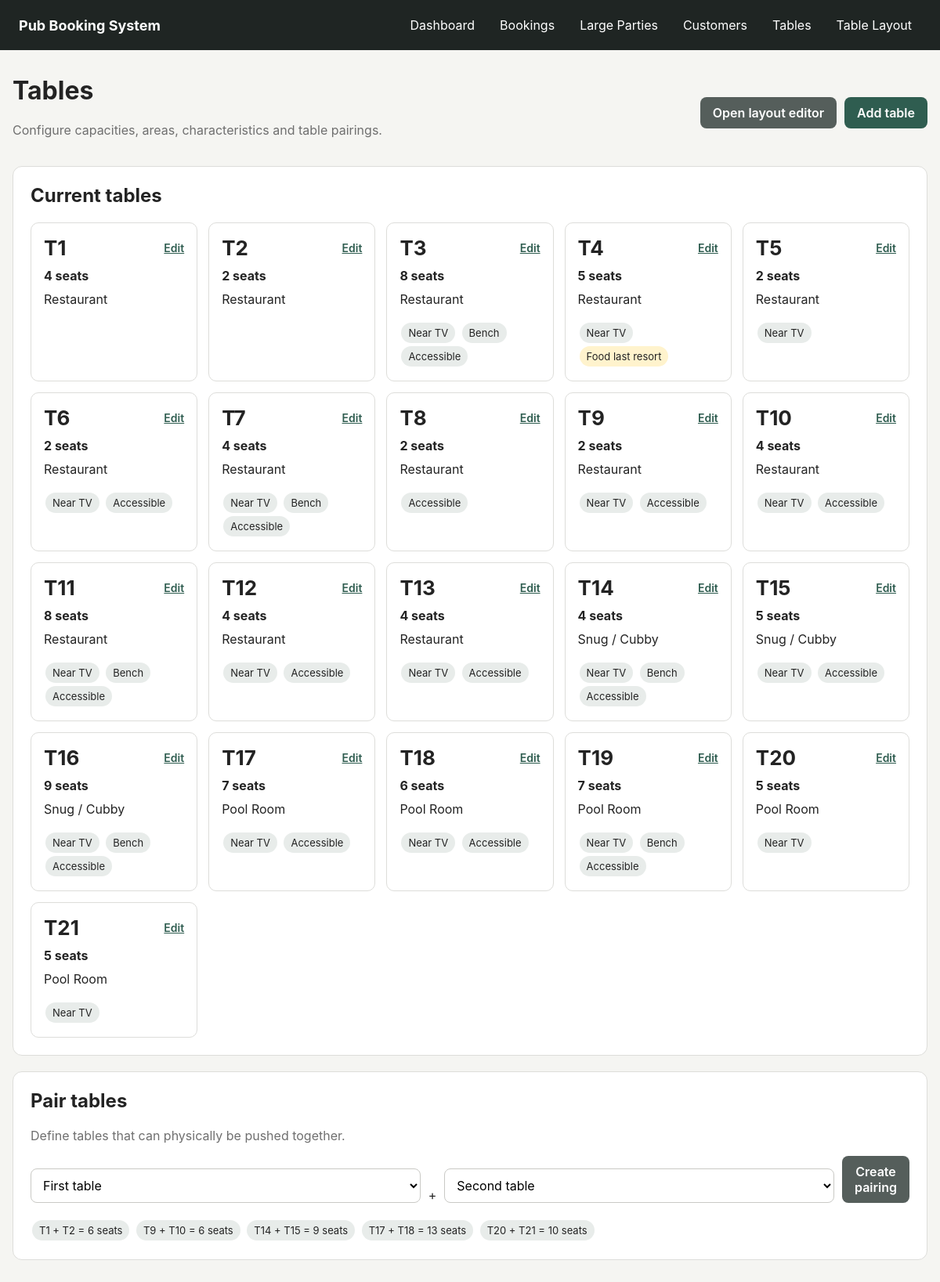
Page /tables on the committed database.
### app/models.py (models this page shows)
class PubTable(db.Model):
    id = db.Column(db.Integer, primary_key=True)
    number = db.Column(db.String(20), nullable=False, unique=True, index=True)
    capacity = db.Column(db.Integer, nullable=False)
    area_id = db.Column(db.Integer, db.ForeignKey("area.id"), nullable=False)
    near_tv = db.Column(db.Boolean, default=False)
    has_bench = db.Column(db.Boolean, default=False)
    accessible = db.Column(db.Boolean, default=False)
    unsuitable_for_food = db.Column(db.Boolean, default=False)
    active = db.Column(db.Boolean, default=True)
    x_position = db.Column(db.Float, default=40)
    y_position = db.Column(db.Float, default=40)
    layout_width = db.Column(db.Float, default=90)
    layout_height = db.Column(db.Float, default=60)
    layout_shape = db.Column(db.String(20), default="rectangle")
    layout_rotation = db.Column(db.Float, default=0)
    area = db.relationship("Area", back_populates="tables")
    booking_links = db.relationship(
        "BookingTable",
        back_populates="table",
        cascade="all, delete-orphan"
    )

class Area(db.Model):
    id = db.Column(db.Integer, primary_key=True)
    name = db.Column(db.String(80), nullable=False, unique=True)
    tables = db.relationship("PubTable", back_populates="area")

class TablePairing(db.Model):
    id = db.Column(db.Integer, primary_key=True)
    table_a_id = db.Column(db.Integer, db.ForeignKey("pub_table.id"), nullable=False)
    table_b_id = db.Column(db.Integer, db.ForeignKey("pub_table.id"), nullable=False)
    table_a = db.relationship("PubTable", foreign_keys=[table_a_id])
    table_b = db.relationship("PubTable", foreign_keys=[table_b_id])
    __table_args__ = (
        db.UniqueConstraint("table_a_id", "table_b_id", name="uq_table_pair"),
    )

### app/routes.py (the view)
@main.route("/tables")
def tables():
    return render_template(
        "tables.html",
        tables=db.session.scalars(
            db.select(PubTable).order_by(*table_order_clause())
        ).all(),
        pairings=db.session.scalars(db.select(TablePairing)).all(),
    )

### app/routes.py (called while the page is built)
def table_order_clause():
    return (cast(PubTable.number, Integer), PubTable.number)

### app/templates/tables.html (shortened to what this page needs)
{% extends "base.html" %}
{% block content %}
<div class="page-heading">
    <div>
        <h1>Tables</h1>
        <p>Configure capacities, areas, characteristics and table pairings.</p>
    </div>
    <div class="heading-actions">
        <a class="button secondary"
           href="{{ url_for('main.table_layout') }}">
            Open layout editor
        </a>
        <a class="button" href="{{ url_for('main.new_table') }}">Add table</a>
    </div>
</div>
<div class="card">
    <h2>Current tables</h2>
    {% if tables %}
        <div class="table-card-grid">
            {% for table in tables %}
                <div class="table-card {% if not table.active %}inactive-table{% endif %}">
                    <div class="table-card-header">
                        <div class="table-number">T{{ table.number }}</div>
                        <a class="small-link"
                           href="{{ url_for('main.edit_table', table_id=table.id) }}">
                            Edit
                        </a>
                    </div>
                    <strong>{{ table.capacity }} seats</strong>
                    <span>{{ table.area.name }}</span>
                    <div class="feature-list">
                        {% if table.near_tv %}<span class="badge">Near TV</span>{% endif %}
                        {% if table.has_bench %}<span class="badge">Bench</span>{% endif %}
                        {% if table.accessible %}<span class="badge">Accessible</span>{% endif %}
                        {% if table.unsuitable_for_food %}<span class="badge warning-badge">Food last resort</span>{% endif %}
                    </div>
                </div>
            {% endfor %}
        </div>
    {% else %}
        <p class="muted">Add your first physical table.</p>
    {% endif %}
</div>
{% if tables|length >= 2 %}
<div class="card">
    <h2>Pair tables</h2>
    <p class="muted">
        Define tables that can physically be pushed together.
    </p>
    <form method="post"
          action="{{ url_for('main.pair_tables') }}"
          class="inline-form">
        <select name="table_a_id" required>
            <option value="">First table</option>
        </select>
        <span>+</span>
        <select name="table_b_id" required>
            <option value="">Second table</option>
        </select>
        <button class="button secondary" type="submit">Create pairing</button>
    </form>
    {% if pairings %}
        <div class="pairing-list">
            {% for pairing in pairings %}
                <span class="badge">
                    T{{ pairing.table_a.number }} + T{{ pairing.table_b.number }}
                    = {{ pairing.table_a.capacity + pairing.table_b.capacity }} seats
                </span>
            {% endfor %}
        </div>
    {% endif %}
</div>
{% endif %}
{% endblock %}

### app/static/css/style.css (style rules this page uses)
:root { --background: #f5f5f2; --surface: #ffffff; --text: #232323; --muted: #6f6f6f; --border: #ddddda; --accent: #2f5d50; --accent-dark: #23463c; --danger: #a83232; --success-bg: #e8f5ea; --error-bg: #fdeaea; --warning-bg: #fff3cd; --warning-border: #e2c45f; }
* { box-sizing: border-box; }
body { margin: 0; font-family: -apple-system, BlinkMacSystemFont, "Segoe UI", sans-serif; background: var(--background); color: var(--text); }
.page-heading { display: flex; justify-content: space-between; align-items: center; gap: 20px; margin-bottom: 20px; }
.heading-actions, .row-actions { display: flex; align-items: center; gap: 10px; }
h1, h2 { margin-top: 0; }
.page-heading p, .muted { color: var(--muted); }
.card, .form-section { background: var(--surface); border: 1px solid var(--border); border-radius: 12px; padding: 22px; margin-bottom: 20px; }
.button { appearance: none; border: 0; border-radius: 8px; background: var(--accent); color: white; padding: 10px 16px; font: inherit; font-weight: 600; text-decoration: none; cursor: pointer; display: inline-block; }
.button.secondary { background: #555e5b; }
input, select, textarea { width: 100%; border: 1px solid #c9c9c5; border-radius: 8px; padding: 10px 11px; font: inherit; background: white; }
.search-bar, .inline-form, .date-selector { display: flex; gap: 10px; align-items: end; margin-bottom: 20px; }
.badge { display: inline-block; background: #e8ecea; border-radius: 999px; padding: 5px 9px; margin: 2px; font-size: 13px; }
.table-card-grid, .option-price-grid { display: grid; grid-template-columns: repeat(auto-fill, minmax(180px, 1fr)); gap: 14px; }
.table-card, .option-price-card { border: 1px solid var(--border); border-radius: 10px; padding: 16px; display: flex; flex-direction: column; gap: 10px; }
.table-card-header { display: flex; justify-content: space-between; align-items: center; }
.table-number { font-size: 26px; font-weight: 700; }
.small-link { font-size: 14px; color: var(--accent); font-weight: 600; }
.feature-list, .pairing-list { margin-top: 8px; }
.warning-badge { background: #fff3cd; }

### rows in the picture
PubTable: number "1", capacity "4", area.name "Restaurant"
PubTable: number "2", capacity "2", area.name "Restaurant"
PubTable: number "3", capacity "8", area.name "Restaurant", near_tv "Near TV", has_bench "Bench", accessible "Accessible"
PubTable: number "4", capacity "5", area.name "Restaurant", near_tv "Near TV", unsuitable_for_food "Food last resort"
PubTable: number "5", capacity "2", area.name "Restaurant", near_tv "Near TV"
PubTable: number "6", capacity "2", area.name "Restaurant", near_tv "Near TV", accessible "Accessible"
PubTable: number "7", capacity "4", area.name "Restaurant", near_tv "Near TV", has_bench "Bench", accessible "Accessible"
PubTable: number "8", capacity "2", area.name "Restaurant", accessible "Accessible"
PubTable: number "9", capacity "2", area.name "Restaurant", near_tv "Near TV", accessible "Accessible"
PubTable: number "10", capacity "4", area.name "Restaurant", near_tv "Near TV", accessible "Accessible"
PubTable: number "11", capacity "8", area.name "Restaurant", near_tv "Near TV", has_bench "Bench", accessible "Accessible"
PubTable: number "12", capacity "4", area.name "Restaurant", near_tv "Near TV", accessible "Accessible"
PubTable: number "13", capacity "4", area.name "Restaurant", near_tv "Near TV", accessible "Accessible"
PubTable: number "14", capacity "4", area.name "Snug / Cubby", near_tv "Near TV", has_bench "Bench", accessible "Accessible"
PubTable: number "15", capacity "5", area.name "Snug / Cubby", near_tv "Near TV", accessible "Accessible"
PubTable: number "16", capacity "9", area.name "Snug / Cubby", near_tv "Near TV", has_bench "Bench", accessible "Accessible"
PubTable: number "17", capacity "7", area.name "Pool Room", near_tv "Near TV", accessible "Accessible"
PubTable: number "18", capacity "6", area.name "Pool Room", near_tv "Near TV", accessible "Accessible"
PubTable: number "19", capacity "7", area.name "Pool Room", near_tv "Near TV", has_bench "Bench", accessible "Accessible"
PubTable: number "20", capacity "5", area.name "Pool Room", near_tv "Near TV"
PubTable: number "21", capacity "5", area.name "Pool Room", near_tv "Near TV"
TablePairing: table_a.number "1", table_b.number "2", pairing.table_a.capacity+pairing.table_b.capacity "6"
TablePairing: table_a.number "9", table_b.number "10", pairing.table_a.capacity+pairing.table_b.capacity "6"
TablePairing: table_a.number "14", table_b.number "15", pairing.table_a.capacity+pairing.table_b.capacity "9"
TablePairing: table_a.number "17", table_b.number "18", pairing.table_a.capacity+pairing.table_b.capacity "13"
TablePairing: table_a.number "20", table_b.number "21", pairing.table_a.capacity+pairing.table_b.capacity "10"
